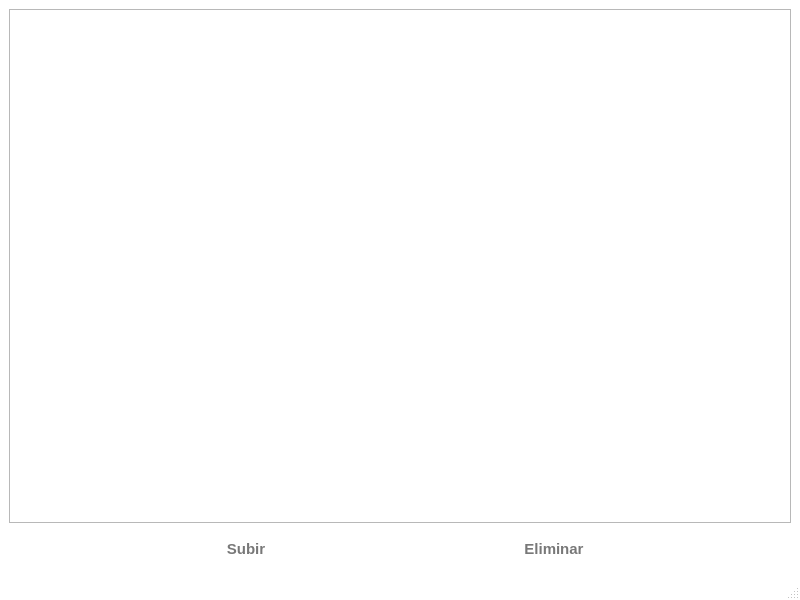
<?xml version="1.0" encoding="UTF-8"?>
<ui version="4.0">
 <class>Screen_Upload_Itacs</class>
 <widget class="QMainWindow" name="Screen_Upload_Itacs">
  <property name="geometry">
   <rect>
    <x>0</x>
    <y>0</y>
    <width>800</width>
    <height>600</height>
   </rect>
  </property>
  <property name="palette">
   <palette>
    <active>
     <colorrole role="Base">
      <brush brushstyle="SolidPattern">
       <color alpha="255">
        <red>46</red>
        <green>47</green>
        <blue>48</blue>
       </color>
      </brush>
     </colorrole>
     <colorrole role="Window">
      <brush brushstyle="SolidPattern">
       <color alpha="255">
        <red>255</red>
        <green>255</green>
        <blue>255</blue>
       </color>
      </brush>
     </colorrole>
    </active>
    <inactive>
     <colorrole role="Base">
      <brush brushstyle="SolidPattern">
       <color alpha="255">
        <red>46</red>
        <green>47</green>
        <blue>48</blue>
       </color>
      </brush>
     </colorrole>
     <colorrole role="Window">
      <brush brushstyle="SolidPattern">
       <color alpha="255">
        <red>255</red>
        <green>255</green>
        <blue>255</blue>
       </color>
      </brush>
     </colorrole>
    </inactive>
    <disabled>
     <colorrole role="Base">
      <brush brushstyle="SolidPattern">
       <color alpha="255">
        <red>255</red>
        <green>255</green>
        <blue>255</blue>
       </color>
      </brush>
     </colorrole>
     <colorrole role="Window">
      <brush brushstyle="SolidPattern">
       <color alpha="255">
        <red>255</red>
        <green>255</green>
        <blue>255</blue>
       </color>
      </brush>
     </colorrole>
    </disabled>
   </palette>
  </property>
  <property name="windowTitle">
   <string>MainWindow</string>
  </property>
  <widget class="QWidget" name="centralwidget">
   <layout class="QVBoxLayout" name="verticalLayout">
    <item>
     <widget class="QTableView" name="tableView">
      <property name="styleSheet">
       <string notr="true">color: rgb(77, 77, 77);</string>
      </property>
     </widget>
    </item>
    <item>
     <layout class="QHBoxLayout" name="horizontalLayout">
      <item>
       <spacer name="horizontalSpacer">
        <property name="orientation">
         <enum>Qt::Horizontal</enum>
        </property>
        <property name="sizeHint" stdset="0">
         <size>
          <width>40</width>
          <height>20</height>
         </size>
        </property>
       </spacer>
      </item>
      <item>
       <widget class="QPushButton" name="pb_subir">
        <property name="enabled">
         <bool>true</bool>
        </property>
        <property name="minimumSize">
         <size>
          <width>130</width>
          <height>40</height>
         </size>
        </property>
        <property name="maximumSize">
         <size>
          <width>130</width>
          <height>40</height>
         </size>
        </property>
        <property name="font">
         <font>
          <family>Segoe UI</family>
          <pointsize>11</pointsize>
          <weight>75</weight>
          <bold>true</bold>
         </font>
        </property>
        <property name="styleSheet">
         <string notr="true">QPushButton{
	border-radius: 5px;
color:rgb(120, 120, 120);
}
QPushButton:hover:!pressed{
	  background-color: #EEEEEE; 
}
QPushButton:hover:pressed{
	  background-color: #0D2333; 
}
</string>
        </property>
        <property name="text">
         <string>Subir</string>
        </property>
        <property name="icon">
         <iconset resource="assets.qrc">
          <normaloff>:/icons/subir.png</normaloff>:/icons/subir.png</iconset>
        </property>
        <property name="iconSize">
         <size>
          <width>25</width>
          <height>25</height>
         </size>
        </property>
       </widget>
      </item>
      <item>
       <spacer name="horizontalSpacer_3">
        <property name="orientation">
         <enum>Qt::Horizontal</enum>
        </property>
        <property name="sizeHint" stdset="0">
         <size>
          <width>40</width>
          <height>20</height>
         </size>
        </property>
       </spacer>
      </item>
      <item>
       <widget class="QPushButton" name="pb_eliminar">
        <property name="enabled">
         <bool>true</bool>
        </property>
        <property name="minimumSize">
         <size>
          <width>130</width>
          <height>40</height>
         </size>
        </property>
        <property name="maximumSize">
         <size>
          <width>130</width>
          <height>40</height>
         </size>
        </property>
        <property name="font">
         <font>
          <family>Segoe UI</family>
          <pointsize>11</pointsize>
          <weight>75</weight>
          <bold>true</bold>
         </font>
        </property>
        <property name="styleSheet">
         <string notr="true">QPushButton{
	border-radius: 5px;
color:rgb(120, 120, 120);
}
QPushButton:hover:!pressed{
	  background-color: #EEEEEE; 
}
QPushButton:hover:pressed{
	  background-color: #0D2333; 
}
</string>
        </property>
        <property name="text">
         <string>Eliminar</string>
        </property>
        <property name="icon">
         <iconset resource="assets.qrc">
          <normaloff>:/icons/delete_blue.png</normaloff>:/icons/delete_blue.png</iconset>
        </property>
        <property name="iconSize">
         <size>
          <width>25</width>
          <height>25</height>
         </size>
        </property>
       </widget>
      </item>
      <item>
       <spacer name="horizontalSpacer_2">
        <property name="orientation">
         <enum>Qt::Horizontal</enum>
        </property>
        <property name="sizeHint" stdset="0">
         <size>
          <width>40</width>
          <height>20</height>
         </size>
        </property>
       </spacer>
      </item>
     </layout>
    </item>
   </layout>
  </widget>
  <widget class="QMenuBar" name="menubar">
   <property name="geometry">
    <rect>
     <x>0</x>
     <y>0</y>
     <width>800</width>
     <height>20</height>
    </rect>
   </property>
  </widget>
  <widget class="QStatusBar" name="statusbar"/>
 </widget>
 <resources>
  <include location="assets.qrc"/>
 </resources>
 <connections/>
</ui>
